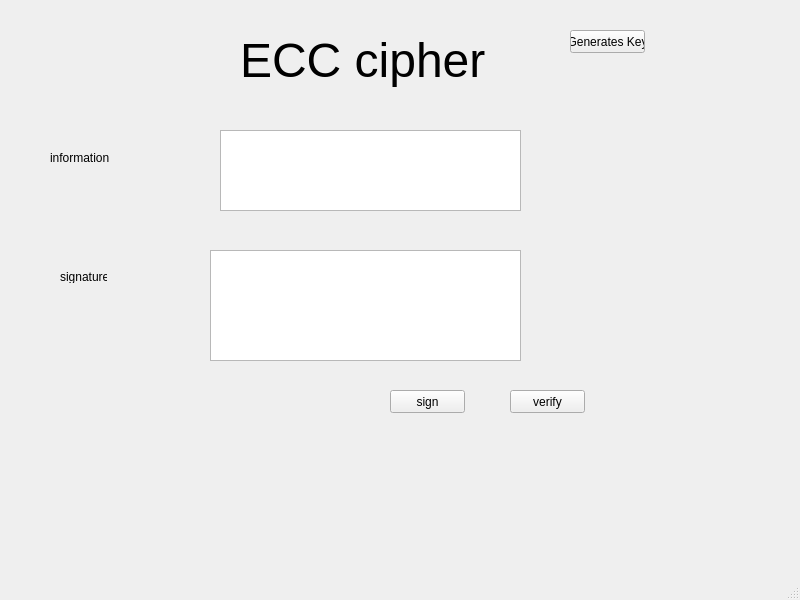
<?xml version="1.0" encoding="UTF-8"?>
<ui version="4.0">
 <class>MainWindow</class>
 <widget class="QMainWindow" name="MainWindow">
  <property name="geometry">
   <rect>
    <x>0</x>
    <y>0</y>
    <width>800</width>
    <height>600</height>
   </rect>
  </property>
  <property name="windowTitle">
   <string>MainWindow</string>
  </property>
  <widget class="QWidget" name="centralwidget">
   <widget class="QLabel" name="label">
    <property name="geometry">
     <rect>
      <x>240</x>
      <y>10</y>
      <width>261</width>
      <height>101</height>
     </rect>
    </property>
    <property name="font">
     <font>
      <pointsize>36</pointsize>
     </font>
    </property>
    <property name="text">
     <string>ECC cipher</string>
    </property>
   </widget>
   <widget class="QLabel" name="label_2">
    <property name="geometry">
     <rect>
      <x>50</x>
      <y>150</y>
      <width>71</width>
      <height>16</height>
     </rect>
    </property>
    <property name="text">
     <string>information</string>
    </property>
   </widget>
   <widget class="QLabel" name="label_3">
    <property name="geometry">
     <rect>
      <x>60</x>
      <y>270</y>
      <width>47</width>
      <height>13</height>
     </rect>
    </property>
    <property name="text">
     <string>signature</string>
    </property>
   </widget>
   <widget class="QPlainTextEdit" name="txt_info">
    <property name="geometry">
     <rect>
      <x>220</x>
      <y>130</y>
      <width>301</width>
      <height>81</height>
     </rect>
    </property>
   </widget>
   <widget class="QPlainTextEdit" name="txt_signature">
    <property name="geometry">
     <rect>
      <x>210</x>
      <y>250</y>
      <width>311</width>
      <height>111</height>
     </rect>
    </property>
   </widget>
   <widget class="QPushButton" name="btn_sign">
    <property name="geometry">
     <rect>
      <x>390</x>
      <y>390</y>
      <width>75</width>
      <height>23</height>
     </rect>
    </property>
    <property name="text">
     <string>sign</string>
    </property>
   </widget>
   <widget class="QPushButton" name="btn_verify">
    <property name="geometry">
     <rect>
      <x>510</x>
      <y>390</y>
      <width>75</width>
      <height>23</height>
     </rect>
    </property>
    <property name="text">
     <string>verify</string>
    </property>
   </widget>
   <widget class="QPushButton" name="btn_gen_keys">
    <property name="geometry">
     <rect>
      <x>570</x>
      <y>30</y>
      <width>75</width>
      <height>23</height>
     </rect>
    </property>
    <property name="text">
     <string>Generates Key</string>
    </property>
   </widget>
  </widget>
  <widget class="QMenuBar" name="menubar">
   <property name="geometry">
    <rect>
     <x>0</x>
     <y>0</y>
     <width>800</width>
     <height>21</height>
    </rect>
   </property>
  </widget>
  <widget class="QStatusBar" name="statusbar"/>
 </widget>
 <resources/>
 <connections/>
</ui>
